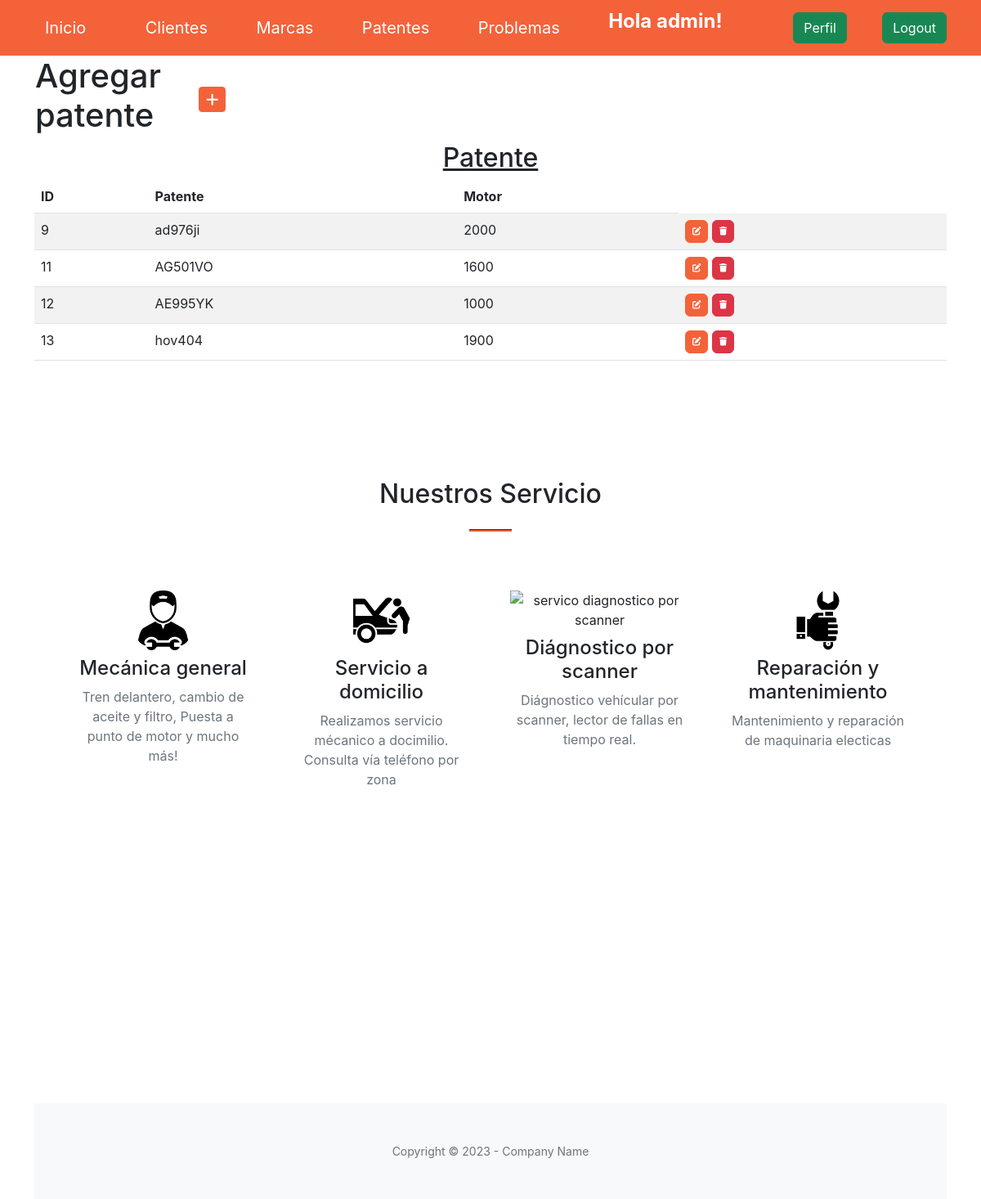
/patentes/ (signed in), run on the app's committed database.
### aplicacion/models.py (models this page shows, shortened)
class Patente(models.Model):
    patente = models.CharField(max_length=8, blank=False)
    motor = models.IntegerField()

### aplicacion/views.py (the view)
# urls.py: path('patentes/', PatenteList.as_view(), name="patentes" ),
class PatenteList(LoginRequiredMixin, ListView):
    model = Patente

### aplicacion/templates/aplicacion/patente_list.html (shortened to what this page needs)
{% extends 'aplicacion/base.html' %}
{% load static %}
{% block contenido %}
    <div class="container">
        <table>
            <tr>
                <td width="200"><h1> Agregar patente</h1></td>
                <td>
                    <a
                    href="{% url 'create_patente' %}"
                    class="btn btn-primary btn-sm"
                    ><i class="fa fa-plus fa-lg" title="New Record"> </i>
                    </a>
                </td>
            </tr>
        </table>
        <h2 class="text-center text-decoration-underline">Patente</h2>
        <table class="table table-striped">
            <thead>
                <tr>
                    <th scope="col">ID</th>
                    <th scope="col">Patente</th>
                    <th scope="col">Motor</th>
                </tr>
            </thead>
            <tbody>
    </div>
{% for patente in patente_list  %}
        <tr>
            <td>{{ patente.id }}</td>
            <td>{{ patente.patente }}</td>
            <td>{{ patente.motor }}</td>
            <td>
                <a
                    href="{% url 'update_patente' patente.id %}"
                    class="btn btn-primary"
                    style="--bs-btn-padding-y: .25rem; --bs-btn-padding-x: .5rem; --bs-btn-font-size: .75rem;"
                    ><i class="fa fa-edit fa-sm" title="Edit Record"></i>
                    </a>
                    <a
                    href="{% url 'delete_patente' patente.id %}"
                    class="btn btn-danger"
                    style="--bs-btn-padding-y: .25rem; --bs-btn-padding-x: .5rem; --bs-btn-font-size: .75rem;"
                    ><i class="fa fa-trash fa-sm" title="Delete Record"></i>
            </a>
            </td>
        </tr>
{% endfor %}
{% endblock contenido %}

### aplicacion/templates/aplicacion/base.html (shortened to what this page needs)
<!DOCTYPE html>
<html lang="en">
    <head>
        {% load static  %}
        <link href="https://cdn.jsdelivr.net/npm/bootstrap-icons@1.5.0/font/bootstrap-icons.css" rel="stylesheet" type="text/css" />
        <link href="{% static 'aplicacion/css/styles.css' %}" rel="stylesheet" />
        <link href="{% static 'aplicacion/css/stylebase.css' %}" rel="stylesheet" />
    </head>
    <body id="page-top mg-0 bg-blue ">
          <nav class="navbar navbar-dark bg-primary" >
            <div class="container bg-primary" id="navegacion">
                <a class="navbar-brand btn btn-primary" href="{% url 'home' %}">Inicio</a>
                {% if user.is_authenticated %}
                    <a class="navbar-brand" href="{% url 'clientes' %}">Clientes</a>
                    <a class="navbar-brand" href="{% url 'marcas' %}">Marcas</a>
                    <a class="navbar-brand" href="{% url 'patentes' %}">Patentes</a>
                    <a class="navbar-brand" href="{% url 'problemas' %}">Problemas</a>
                    <p style="color: white" class="fs-4 fw-bolder">Hola {{user.username}}!</p>
                    <a class="btn btn-success" href="{% url 'editar_perfil' %}">Perfil</a>
                    <a class="btn btn-success" href="{% url 'logout' %}">Logout</a>
                {% else %}
                    <a class="btn btn-success " href="{% url 'registro' %}">Registro</a>
                    <a class="btn btn-success" href="{% url 'login' %}">Login</a>
                {% endif %}
            </div>
        </nav>
        {% block contenido %}{% endblock contenido %}
        <section class="page-section " id="services" >
            <div class="container px-4 px-lg-5">
                <h2 class="text-center mt-0">Nuestros Servicio</h2>
                <hr class="divider" />
                <div class="row gx-4 gx-lg-5">
                    <div class="col-lg-3 col-md-6 text-center">
                        <div class="mt-5">
                            <div class="mb-2"><img src="{% static 'img/automovil-con-llave.png' %}" alt="servico mecanico" class=" col-4 h-10"></div>
                            <h3 class="h4 mb-2">Mecánica general</h3>
                            <p class="text-muted mb-0">Tren delantero, cambio de aceite y filtro, Puesta a punto de motor y mucho más! </p>
                        </div>
                    </div>
                    <div class="col-lg-3 col-md-6 text-center">
                        <div class="mt-5">
                            <div class="mb-2"><img src="{% static 'img/reparando.png' %}" alt="servico a domicilio" class=" col-4 h-10"></div>
                            <h3 class="h4 mb-2">Servicio a domicilio</h3>
                            <p class="text-muted mb-0">Realizamos servicio mécanico a docimilio. Consulta vía teléfono por zona</p>
                        </div>
                    </div>
                    <div class="col-lg-3 col-md-6 text-center">
                        <div class="mt-5">
                            <div class="mb-2"><img src="{% static 'img/carro.png' %}" alt="servico diagnostico por scanner" class=" col-4 h-10"></div>
                            <h3 class="h4 mb-2">Diágnostico por scanner</h3>
                            <p class="text-muted mb-0">Diágnostico vehícular por scanner, lector de fallas en tiempo real.</p>
                        </div>
                    </div>
                    <div class="col-lg-3 col-md-6 text-center">
                        <div class="mt-5">
                            <div class="mb-2"><img src="{% static 'img/reparar.png' %}" alt="mantenimiento de maquinaria" class=" col-4 h-10"></div>
                            <h3 class="h4 mb-2">Reparación y mantenimiento</h3>
                            <p class="text-muted mb-0">Mantenimiento y reparación  de maquinaria electicas</p>
                        </div>
                    </div>
                </div>
            </div>
        </section>
        <section class="page-section" id="contact">
        </section>
        <footer class="bg-light py-5">
            <div class="container px-4 px-lg-5"><div class="small text-center text-muted">Copyright &copy; 2023 - Company Name</div></div>
        </footer>
    </body>
</html>

### data on the page
Patente: id "9", patente "ad976ji", motor "2000"
Patente: id "11", patente "AG501VO", motor "1600"
Patente: id "12", patente "AE995YK", motor "1000"
Patente: id "13", patente "hov404", motor "1900"

### other printed values
{{ user.username }} "admin"
